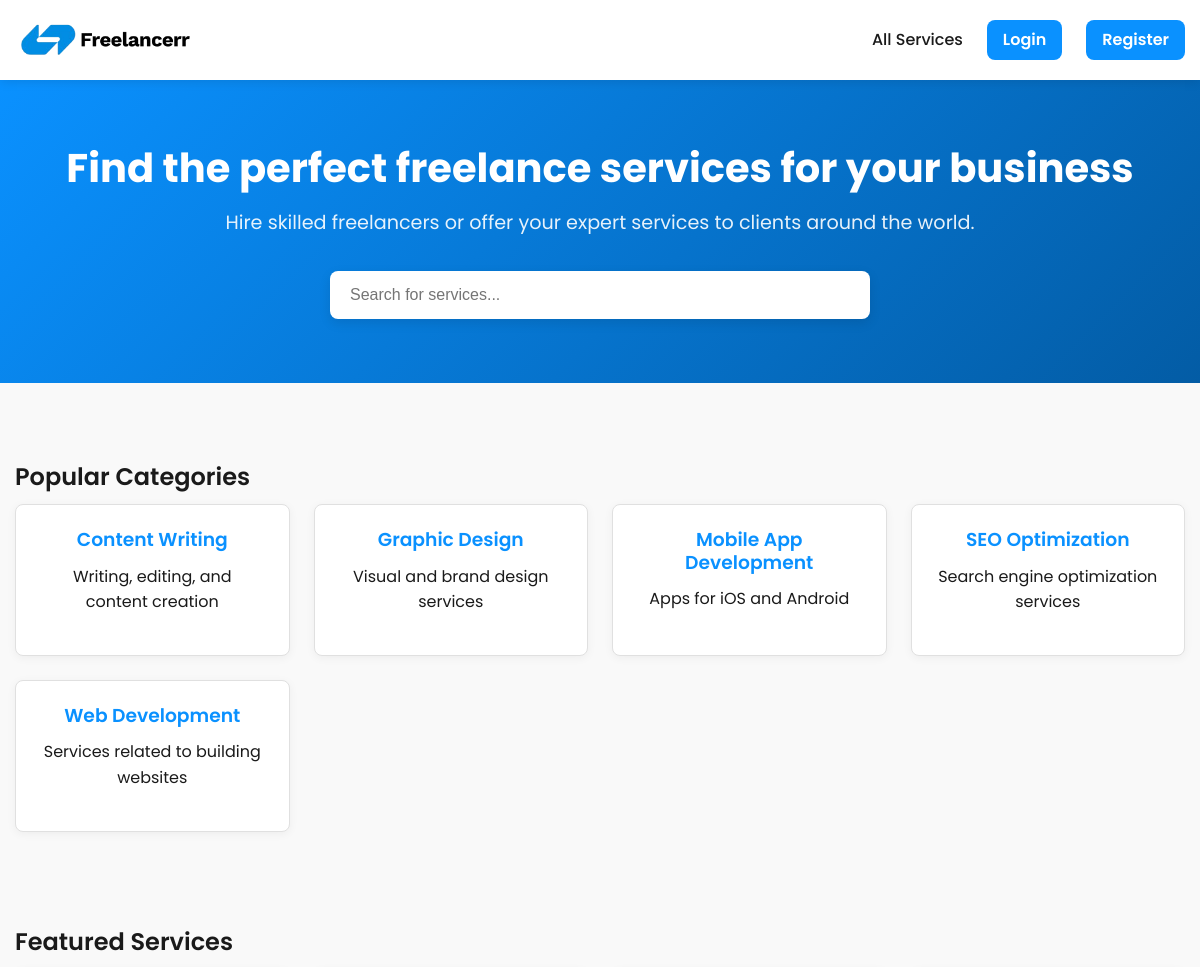
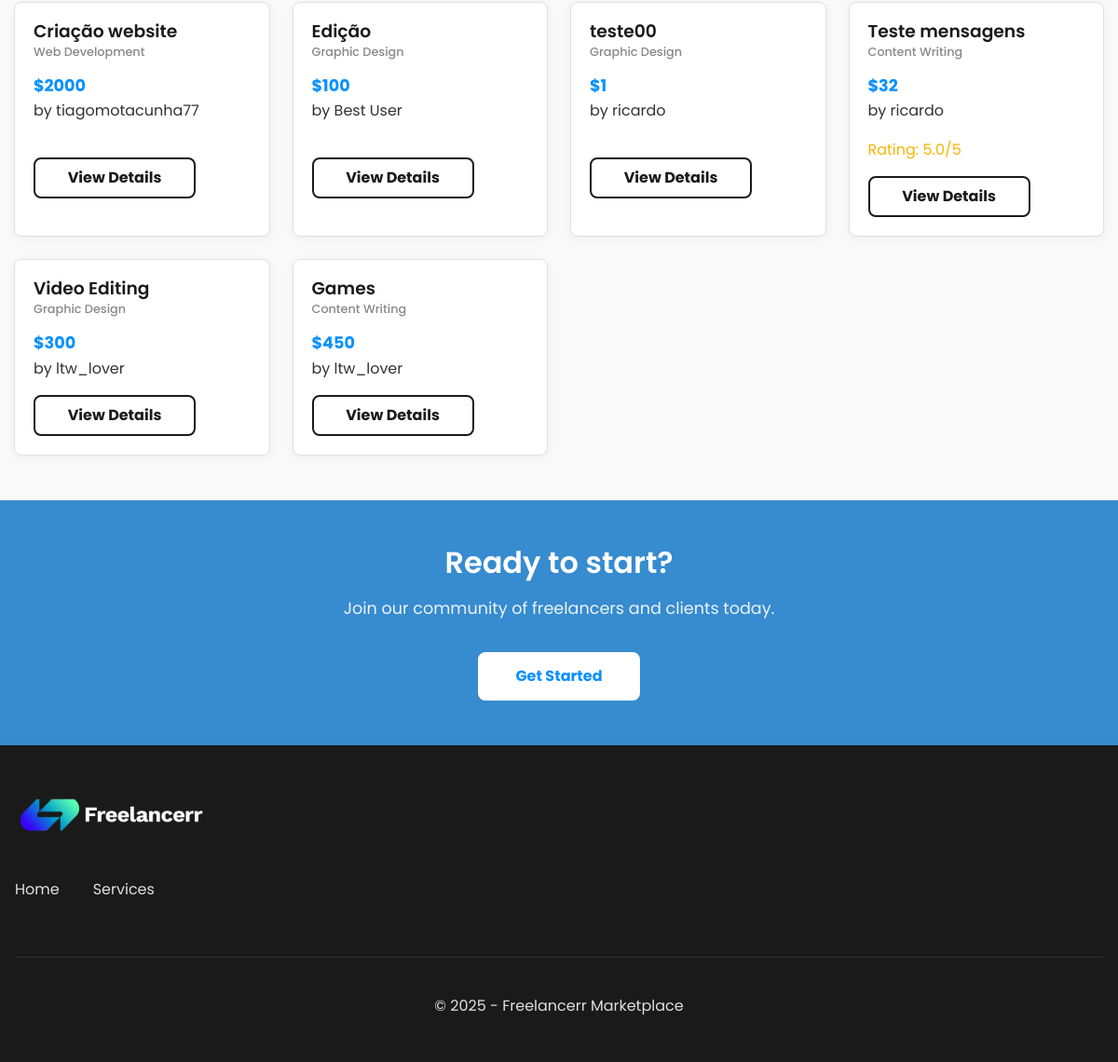
Page /pages/home.php on the committed database (2 pictures, top to bottom).
### tables this page shows
CREATE TABLE Categories (
    id INTEGER PRIMARY KEY AUTOINCREMENT,
    name TEXT UNIQUE NOT NULL,
    description TEXT
);

CREATE TABLE Services (
    id INTEGER PRIMARY KEY AUTOINCREMENT,
    freelancer_id INTEGER NOT NULL,
    title TEXT NOT NULL,
    description TEXT NOT NULL,
    category_id INTEGER NOT NULL,
    price REAL NOT NULL,
    delivery_time INTEGER NOT NULL,
    created_at DATETIME DEFAULT CURRENT_TIMESTAMP,
    image_path TEXT,
    video_path TEXT,
    FOREIGN KEY (freelancer_id) REFERENCES Users(id),
    FOREIGN KEY (category_id) REFERENCES Categories(id)
);

### public/includes/utils.php (called while the page is built, shortened)
<?php
function isLoggedIn() {
    return isset($_SESSION['user_id']);
}
?>

### public/pages/home.php (the view, shortened to what this page needs)
<?php
require_once '../includes/utils.php';
function getFeaturedServices($limit = 6) {
    try {
        $db = getDB();
        $query = "SELECT s.*, u.username as freelancer_name, c.name as category_name,
                 (SELECT AVG(rating) FROM Reviews WHERE service_id = s.id) as avg_rating
                 FROM Services s
                 JOIN Users u ON s.freelancer_id = u.id
                 JOIN Categories c ON s.category_id = c.id
                 ORDER BY s.created_at DESC
                 LIMIT ?";
        $stmt = $db->prepare($query);
        $stmt->execute([$limit]);
        return $stmt->fetchAll(PDO::FETCH_ASSOC);
    } catch (PDOException $e) {
        return [];
    }
}
function getCategories() {
    try {
        $db = getDB();
        $query = "SELECT * FROM Categories ORDER BY name";
        $stmt = $db->prepare($query);
        $stmt->execute();
        return $stmt->fetchAll(PDO::FETCH_ASSOC);
    } catch (PDOException $e) {
        return [];
    }
}
$featuredServices = getFeaturedServices();
$categories = getCategories();
include_once '../templates/header.php';
?>
<div class="hero">
    <div class="container">
        <h1>Find the perfect freelance services for your business</h1>
        <p>Hire skilled freelancers or offer your expert services to clients around the world.</p>
        <form action="<?php echo SITE_URL; ?>/pages/services/list.php" method="GET" class="search-bar">
            <input type="text" id="serviceSearch" name="search" placeholder="Search for services...">
        </form>
    </div>
</div>
<div class="categories-section">
    <div class="container">
        <h2>Popular Categories</h2>
        <div class="categories-grid">
            <?php foreach ($categories as $category): ?>
                <a href="<?php echo SITE_URL; ?>/pages/services/list.php?category=<?php echo $category['id']; ?>" class="category-card">
                    <h3><?php echo htmlspecialchars($category['name']); ?></h3>
                    <p><?php echo htmlspecialchars($category['description'] ?? ''); ?></p>
                </a>
            <?php endforeach; ?>
        </div>
    </div>
</div>
<div class="featured-services">
    <div class="container">
        <h2>Featured Services</h2>
        <?php if (empty($featuredServices)): ?>
            <p>No services available yet. <?php if (!isLoggedIn()): ?>
                <a href="<?php echo SITE_URL; ?>/pages/register.php">Register</a> and be the first to offer your services!
            <?php else: ?>
                <a href="<?php echo SITE_URL; ?>/pages/services/create.php">Create a service</a> and be the first to offer your expertise!
            <?php endif; ?></p>
        <?php else: ?>
            <div class="services-grid">
                <?php foreach ($featuredServices as $service): ?>
                    <div class="service-card">
                        <h3><?php echo htmlspecialchars($service['title']); ?></h3>
                        <p class="service-category"><?php echo htmlspecialchars($service['category_name']); ?></p>
                        <p class="service-price">$<?php echo htmlspecialchars($service['price']); ?></p>
                        <p class="service-freelancer">by <?php echo htmlspecialchars($service['freelancer_name']); ?></p>
                        <?php if (isset($service['avg_rating'])): ?>
                            <p class="service-rating">Rating: <?php echo number_format($service['avg_rating'], 1); ?>/5</p>
                        <?php endif; ?>
                        <a href="<?php echo SITE_URL; ?>/pages/services/view.php?id=<?php echo $service['id']; ?>" class="btn">View Details</a>
                    </div>
                <?php endforeach; ?>
            </div>
        <?php endif; ?>
    </div>
</div>
<div class="cta-section">
    <div class="container">
        <h2>Ready to start?</h2>
        <p>Join our community of freelancers and clients today.</p>
        <?php if (!isLoggedIn()): ?>
            <a href="<?php echo SITE_URL; ?>/pages/register.php" class="btn">Get Started</a>
        <?php else: ?>
            <a href="<?php echo SITE_URL; ?>/pages/services/list.php" class="btn">Browse Services</a>
        <?php endif; ?>
    </div>
</div>
<?php include_once '../templates/footer.php'; ?>

### public/templates/header.php (shortened to what this page needs)
<?php
require_once __DIR__ . '/../includes/utils.php';
$currentUser = null;
?>
<!DOCTYPE html>
<html lang="en">
<head>
    <link rel="stylesheet" href="<?php echo SITE_URL; ?>/assets/css/style.css">
    <link rel="stylesheet" href="https://cdnjs.cloudflare.com/ajax/libs/font-awesome/6.4.0/css/all.min.css">
</head>
<body>
    <header>
        <div class="container">
            <a href="<?php echo SITE_URL; ?>/" class="site-title">
                <img src="<?php echo SITE_URL; ?>/assets/images/logo-light.png" alt="Freelance Marketplace Logo" class="logo">
            </a>
            <nav>
                <ul>
                    <li><a href="<?php echo SITE_URL; ?>/pages/services/list.php">All Services</a></li>
                    <?php if(isLoggedIn()): ?>
                        <li><button onclick="window.location.href='<?php echo SITE_URL; ?>/pages/services/add_job.php'" class="add-service">Add Service</button></li>
                        <div class="dropdown">
                            <button class="dropdown-toggle" type="button">
                                ☰ Options
                            </button>
                            <div class="dropdown-menu">
                                <a href="<?php echo SITE_URL; ?>/pages/profile.php">Profile</a>
                                <?php if ($currentUser['is_admin']): ?>
                                  <a href="<?php echo SITE_URL; ?>/pages/admin_tools.php">Admin Tools</a>
                                <?php endif; ?>
                                <a href="<?php echo SITE_URL; ?>/pages/services/list.php?mine=1">My Services</a>
                                <a href="<?php echo SITE_URL; ?>/pages/services/paid_services.php">Paid Services</a>
                                <a href="<?php echo SITE_URL; ?>/pages/logout.php" class="logout-link">Logout</a>
                            </div>
                        </div>
                    <?php else: ?>
                        <li><a href="<?php echo SITE_URL; ?>/pages/login.php" class="auth-link">Login</a></li>
                        <li><a href="<?php echo SITE_URL; ?>/pages/register.php" class="auth-link">Register</a></li>
                    <?php endif; ?>
                </ul>
            </nav>
        </div>
    </header>
    <main>

### public/templates/footer.php (shortened to what this page needs)
    </main>
    <footer id="footer-1390">
        <div class="cs-container">
            <div class="cs-top">
                <a aria-label="go back to home" class="cs-logo" href="<?php echo SITE_URL; ?>/">
                    <img class="cs-logo-img" loading="lazy" decoding="async" src="<?php echo SITE_URL; ?>/assets/images/logo-dark.png" alt="Freelance Marketplace Logo" width="209" height="40">
                </a>
                <ul class="cs-ul">
                    <li class="cs-li">
                        <a href="<?php echo SITE_URL; ?>/" class="cs-link">Home</a>
                    </li>
                    <li class="cs-li">
                        <a href="<?php echo SITE_URL; ?>/pages/services/list.php" class="cs-link">Services</a>
                </ul>
            </div>
            <div class="cs-bottom">
                <span class="cs-copyright">
                    &copy; <?php echo date('Y'); ?> - <a href="<?php echo SITE_URL; ?>/" class="cs-copyright-link">Freelancerr Marketplace</a>
                </span>
            </div>
        </div>
    </footer>
</body>
</html>

### rows in the picture
categories: name "Content Writing", description "Writing, editing, and content creation"
categories: name "Graphic Design", description "Visual and brand design services"
categories: name "Mobile App Development", description "Apps for iOS and Android"
categories: name "SEO Optimization", description "Search engine optimization services"
categories: name "Web Development", description "Services related to building websites"
services: title "Criação website", category_name "Web Development", price "2000", freelancer_name "tiagomotacunha77"
services: title "Edição", category_name "Graphic Design", price "100", freelancer_name "Best User"
services: title "teste00", category_name "Graphic Design", price "1", freelancer_name "ricardo"
services: title "Teste mensagens", category_name "Content Writing", price "32", freelancer_name "ricardo", avg_rating "5.0"
services: title "Video Editing", category_name "Graphic Design", price "300", freelancer_name "ltw_lover"
services: title "Games", category_name "Content Writing", price "450", freelancer_name "ltw_lover"
